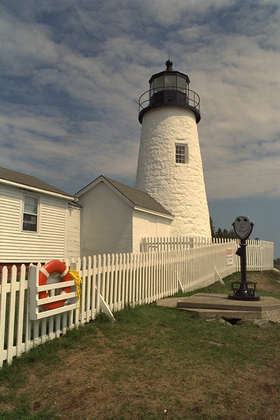
%> input picture kodim19.png, 280 x 420 px, shrunk from 512 x 768 before the run
$ octave test.m   (GNU Octave 9; MATLAB toolbox functions it lacks are replaced by stand-ins)
%> lines starting %> are read from the running program, lines starting %| are printed output that depends on the picture
close all
clear all

I = (double(imread('kodim19.png'))/255);

G= I;
radius = [11];
Epsilon = [0.01];
kappa = [0.01 0.1 1 5 7.5]; % Kappa controls the sharpening/smoothing level.
scale = 1;
R = [];
K =[];

for i=1:length(radius)
   K= []
    for j=1:length(kappa)
        J = SSIF(I,G,radius(i),Epsilon,kappa(j),scale);
        K = [K J];
    end
    R = [R;K];
end
%> this loop made 1 pass
%> pass 1, `R = [R;K];`:
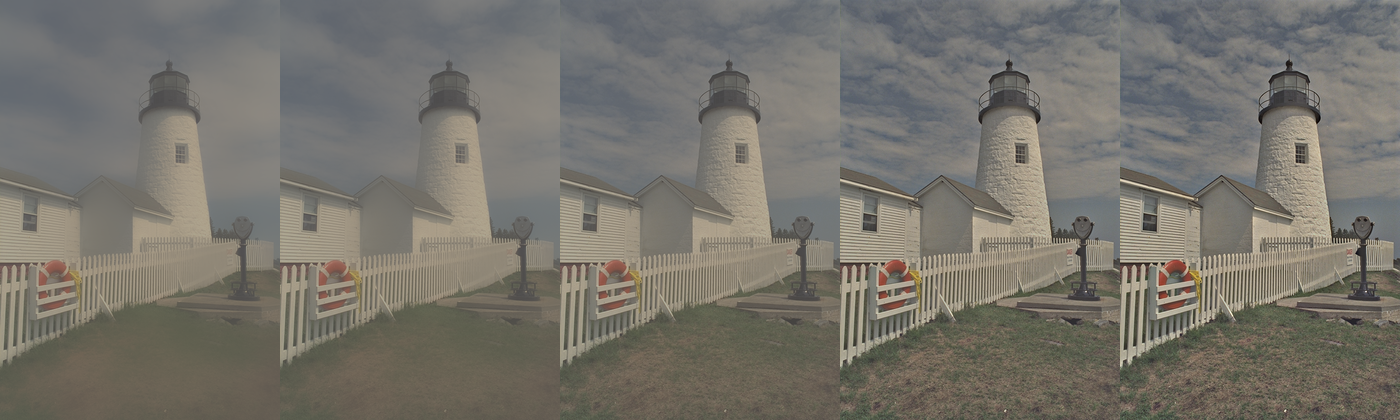
%> R: size 420x1400x3 double; mean R, G, B 0.48, 0.453, 0.385; drawn with min black and max white

figure
imshow(R)
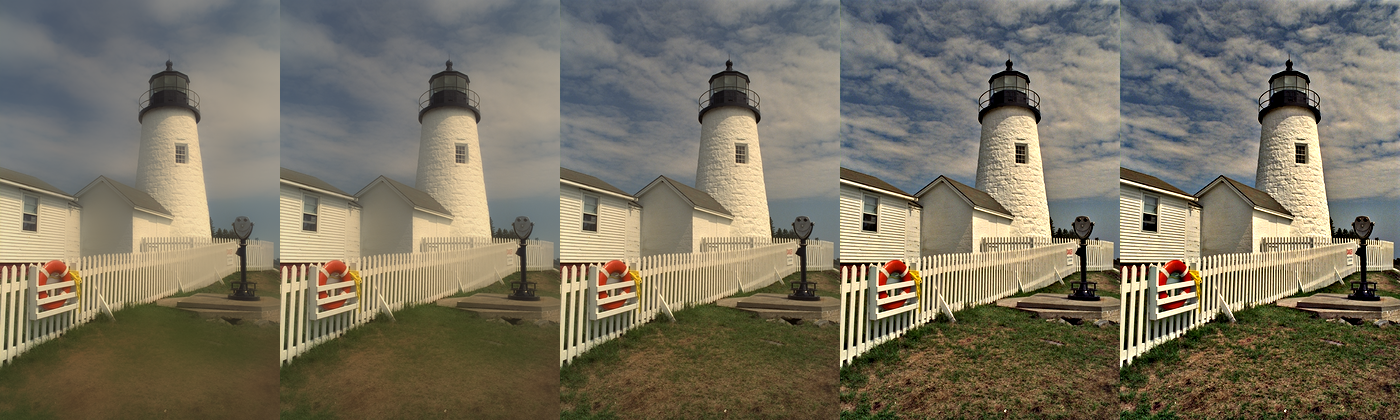
%> displayed picture: size 420x1400x3, on the screen's scale of 0 to 255; mean R, G, B 122.1, 115.5, 98.5

$ run again, with PS1.PNG copied over kodim19.png
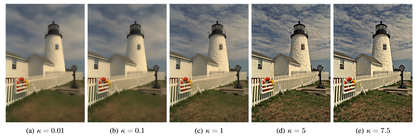
%> input picture PS1.PNG, 420 x 140 px, shrunk from 1213 x 405 before the run
%> the loop `for i=1:length(radius)` made 1 pass
%> pass 1, `R = [R;K];`:
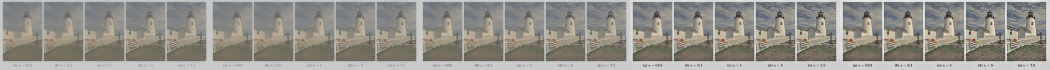
%> R: size 140x2100x3 double (shown at 1/2 size); mean R, G, B 0.582, 0.561, 0.508; drawn with min black and max white
%> `imshow(R)`:
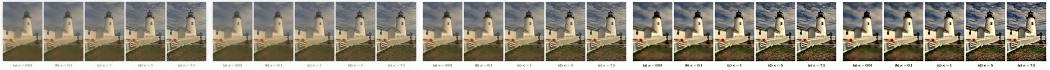
%> displayed picture: size 140x2100x3, on the screen's scale of 0 to 255 (shown at 1/2 size); mean R, G, B 146.7, 141.7, 128.4
